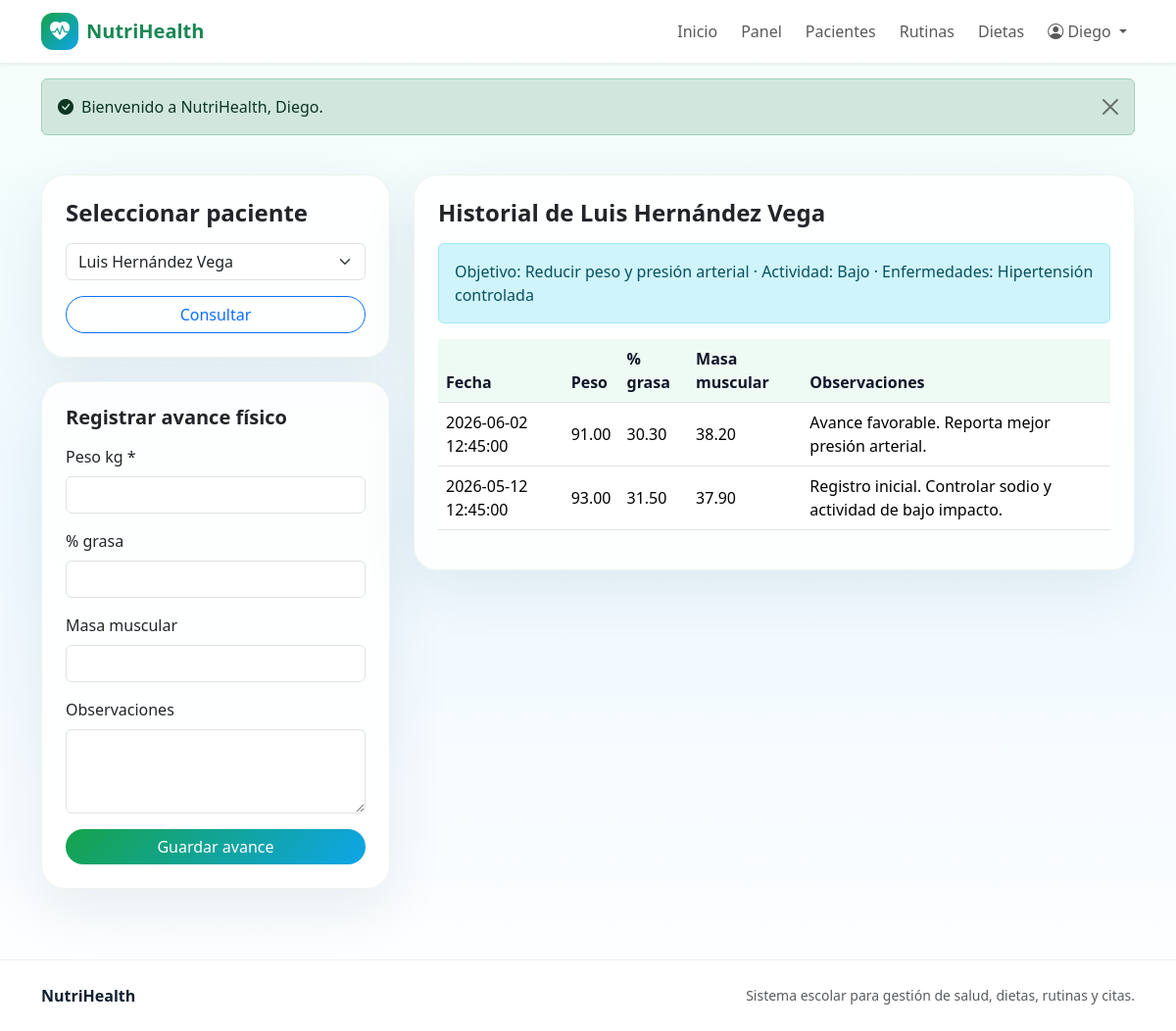
Page /pages/entrenador/progreso.php (signed in) on the committed database.
### tables this page shows
CREATE TABLE personas (
    id INT AUTO_INCREMENT PRIMARY KEY,
    nombre VARCHAR(100) NOT NULL,
    apellido_paterno VARCHAR(100),
    apellido_materno VARCHAR(100),
    fecha_nacimiento DATE,
    sexo ENUM('Masculino', 'Femenino', 'Otro'),
    telefono VARCHAR(20),
    email VARCHAR(100) UNIQUE NOT NULL,
    direccion TEXT,
    usuario VARCHAR(50) UNIQUE NOT NULL,
    password_hash VARCHAR(255) NOT NULL,
    rol ENUM('paciente', 'nutriologo', 'entrenador') NOT NULL,
    activo BOOLEAN DEFAULT TRUE,
    fecha_registro DATETIME DEFAULT CURRENT_TIMESTAMP
);

CREATE TABLE datos_salud (
    id INT AUTO_INCREMENT PRIMARY KEY,
    paciente_id INT NOT NULL,
    peso DECIMAL(5,2),
    estatura DECIMAL(4,2),
    edad INT,
    enfermedades TEXT,
    alergias TEXT,
    medicamentos TEXT,
    objetivo_salud VARCHAR(150),
    nivel_actividad ENUM('Bajo', 'Moderado', 'Alto'),
    fecha_registro DATETIME DEFAULT CURRENT_TIMESTAMP,

    FOREIGN KEY (paciente_id) REFERENCES personas(id)
);

CREATE TABLE historial_salud (
    id INT AUTO_INCREMENT PRIMARY KEY,
    paciente_id INT NOT NULL,
    peso DECIMAL(5,2),
    porcentaje_grasa DECIMAL(5,2),
    masa_muscular DECIMAL(5,2),
    cintura DECIMAL(5,2),
    cadera DECIMAL(5,2),
    observaciones TEXT,
    fecha_registro DATETIME DEFAULT CURRENT_TIMESTAMP,

    FOREIGN KEY (paciente_id) REFERENCES personas(id)
);

### includes/functions.php (called while the page is built, shortened)
<?php
require_once __DIR__ . '/../config/database.php';
function normalize_path_for_url(string $path): string
{
    $path = str_replace('\\', '/', $path);
    $parts = [];
    foreach (explode('/', $path) as $part) {
        if ($part === '' || $part === '.') {
            continue;
        }
        $parts[] = $part;
    }
    return implode('/', $parts);
}
function relative_url_from_current_script(string $targetPath): string
{
    $scriptFile = $_SERVER['SCRIPT_FILENAME'] ?? APP_ROOT . DIRECTORY_SEPARATOR . 'index.php';
    $scriptDir = normalize_path_for_url(dirname($scriptFile));
    $target = normalize_path_for_url(APP_ROOT . ($targetPath !== '' ? DIRECTORY_SEPARATOR . str_replace('/', DIRECTORY_SEPARATOR, $targetPath) : ''));
    $fromParts = $scriptDir === '' ? [] : explode('/', $scriptDir);
    $toParts = $target === '' ? [] : explode('/', $target);
    $i = 0;
    $max = min(count($fromParts), count($toParts));
    while ($i < $max && $fromParts[$i] === $toParts[$i]) {
        $i++;
    }
    $up = array_fill(0, count($fromParts) - $i, '..');
    $down = array_slice($toParts, $i);
    $relativeParts = array_merge($up, $down);
    return $relativeParts ? implode('/', $relativeParts) : '.';
}
function base_url(string $path = ''): string
{
    $path = ltrim($path, '/');
    preg_match('/^([^?#]*)([?#].*)?$/', $path, $matches);
    $cleanPath = $matches[1] ?? '';
    $suffix = $matches[2] ?? '';
    $relative = relative_url_from_current_script($cleanPath);
    if ($cleanPath === '') {
        return $relative === '.' ? './' : rtrim($relative, '/') . '/';
    }
    return $relative . $suffix;
}
function e(?string $value): string
{
    return htmlspecialchars($value ?? '', ENT_QUOTES, 'UTF-8');
}
function current_user(): ?array
{
    return $_SESSION['user'] ?? null;
}
function full_name(array $person): string
{
    return trim(($person['nombre'] ?? '') . ' ' . ($person['apellido_paterno'] ?? '') . ' ' . ($person['apellido_materno'] ?? ''));
}
function get_person(int $id): ?array
{
    $stmt = db()->prepare('SELECT * FROM personas WHERE id = ?');
    $stmt->execute([$id]);
    $person = $stmt->fetch();
    return $person ?: null;
}
function latest_health_data(int $pacienteId): ?array
{
    $stmt = db()->prepare('SELECT * FROM datos_salud WHERE paciente_id = ? ORDER BY fecha_registro DESC, id DESC LIMIT 1');
    $stmt->execute([$pacienteId]);
    $row = $stmt->fetch();
    return $row ?: null;
}
function assigned_patients(int $especialistaId, string $tipo): array
{
    if ($tipo === 'nutriologo') {
        $sql = "SELECT p.* FROM personas p
                INNER JOIN pacientes_nutriologos pn ON pn.paciente_id = p.id
                WHERE pn.nutriologo_id = ? AND pn.activo = 1 AND p.activo = 1
                ORDER BY p.nombre";
    } else {
        $sql = "SELECT p.* FROM personas p
                INNER JOIN pacientes_entrenadores pe ON pe.paciente_id = p.id
                WHERE pe.entrenador_id = ? AND pe.activo = 1 AND p.activo = 1
                ORDER BY p.nombre";
    }
    $stmt = db()->prepare($sql);
    $stmt->execute([$especialistaId]);
    return $stmt->fetchAll();
}

### config/database.php (called while the page is built, shortened)
<?php
function db(): PDO
{
    static $pdo = null;
    if ($pdo === null) {
        $host = 'localhost';
        $database = 'sitio_salud';
        $user = 'root';
        $password = '';
        $charset = 'utf8mb4';
        $dsn = "mysql:host={$host};dbname={$database};charset={$charset}";
        $options = [
            PDO::ATTR_ERRMODE => PDO::ERRMODE_EXCEPTION,
            PDO::ATTR_DEFAULT_FETCH_MODE => PDO::FETCH_ASSOC,
            PDO::ATTR_EMULATE_PREPARES => false,
        ];
        $pdo = new PDO($dsn, $user, $password, $options);
    }
    return $pdo;
}

### pages/entrenador/progreso.php (the view, shortened to what this page needs)
<?php
require_once __DIR__ . '/../../includes/functions.php';
$user = current_user();
$patients = assigned_patients((int)$user['id'], 'entrenador');
$pacienteId = (int)($_GET['paciente_id'] ?? ($patients[0]['id'] ?? 0));
$patient = $pacienteId ? get_person($pacienteId) : null;
$health = $patient ? latest_health_data($pacienteId) : null;
$historial = [];
if ($patient) { $stmt = db()->prepare('SELECT * FROM historial_salud WHERE paciente_id = ? ORDER BY fecha_registro DESC'); $stmt->execute([$pacienteId]); $historial = $stmt->fetchAll(); }
require __DIR__ . '/../../includes/header.php';
?>
<section class="container py-4">
    <div class="row g-4">
        <div class="col-lg-4">
            <div class="card card-soft p-4 mb-4"><h1 class="h4 fw-bold mb-3">Seleccionar paciente</h1><form method="get"><select name="paciente_id" class="form-select mb-3" onchange="this.form.submit()"><?php foreach ($patients as $p): ?><option value="<?= (int)$p['id'] ?>" <?= $pacienteId === (int)$p['id'] ? 'selected' : '' ?>><?= e(full_name($p)) ?></option><?php endforeach; ?></select><button class="btn btn-outline-primary rounded-pill w-100">Consultar</button></form></div>
            <?php if ($patient): ?><div class="card card-soft p-4"><h2 class="h5 fw-bold mb-3">Registrar avance físico</h2><form method="post" action="<?= base_url('actions/historial_guardar.php') ?>"><input type="hidden" name="return_to" value="pages/entrenador/progreso.php?paciente_id=<?= (int)$pacienteId ?>"><input type="hidden" name="paciente_id" value="<?= (int)$pacienteId ?>"><div class="mb-3"><label class="form-label">Peso kg *</label><input type="number" step="0.01" name="peso" class="form-control" required></div><div class="mb-3"><label class="form-label">% grasa</label><input type="number" step="0.01" name="porcentaje_grasa" class="form-control"></div><div class="mb-3"><label class="form-label">Masa muscular</label><input type="number" step="0.01" name="masa_muscular" class="form-control"></div><div class="mb-3"><label class="form-label">Observaciones</label><textarea name="observaciones" class="form-control" rows="3"></textarea></div><button class="btn btn-nh rounded-pill w-100">Guardar avance</button></form></div><?php endif; ?>
        </div>
        <div class="col-lg-8"><div class="card card-soft p-4"><h2 class="h4 fw-bold mb-3">Historial <?= $patient ? 'de ' . e(full_name($patient)) : '' ?></h2><?php if ($health): ?><div class="alert alert-info">Objetivo: <?= e($health['objetivo_salud']) ?> · Actividad: <?= e($health['nivel_actividad']) ?> · Enfermedades: <?= e($health['enfermedades']) ?></div><?php endif; ?><div class="table-responsive"><table class="table align-middle"><thead><tr><th>Fecha</th><th>Peso</th><th>% grasa</th><th>Masa muscular</th><th>Observaciones</th></tr></thead><tbody><?php if (!$historial): ?><tr><td colspan="5" class="text-muted">Sin historial.</td></tr><?php endif; ?><?php foreach ($historial as $h): ?><tr><td><?= e($h['fecha_registro']) ?></td><td><?= e($h['peso']) ?></td><td><?= e($h['porcentaje_grasa']) ?></td><td><?= e($h['masa_muscular']) ?></td><td><?= e($h['observaciones']) ?></td></tr><?php endforeach; ?></tbody></table></div></div></div>
    </div>
</section>
<?php require __DIR__ . '/../../includes/footer.php'; ?>

### assets/css/style.css (style rules this page uses)
:root { --nh-green: #16a34a; --nh-green-dark: #0f7a37; --nh-blue: #0ea5e9; --nh-blue-dark: #0369a1; --nh-soft: #f4fbf7; --nh-text: #10202f; }
body { min-height: 100vh; background: linear-gradient(180deg, #f7fffb 0%, #eef8ff 50%, #ffffff 100%); color: var(--nh-text); }
.btn-nh { background: linear-gradient(135deg, var(--nh-green), var(--nh-blue)); border: none; color: #fff; }
.card-soft { background: rgba(255, 255, 255, .88); border: 1px solid rgba(15, 122, 55, .08); box-shadow: 0 20px 60px rgba(2, 47, 74, .08); border-radius: 24px; }
.table thead th { color: #0f172a; background: #eefbf4; }

### rows in the picture
personas: full_name($patient) "Luis Hernández Vega"
datos_salud: objetivo_salud "Reducir peso y presión arterial", nivel_actividad "Bajo", enfermedades "Hipertensión controlada"
historial_salud: fecha_registro "2026-06-02 12:45:00", peso "91.00", porcentaje_grasa "30.30", masa_muscular "38.20", observaciones "Avance favorable. Reporta mejor presión arterial."
historial_salud: fecha_registro "2026-05-12 12:45:00", peso "93.00", porcentaje_grasa "31.50", masa_muscular "37.90", observaciones "Registro inicial. Controlar sodio y actividad de bajo impacto."

### other values in the picture
$user['nombre'] "Diego"
$message "Bienvenido a NutriHealth, Diego."
form field paciente_id "Luis Hernández Vega"
